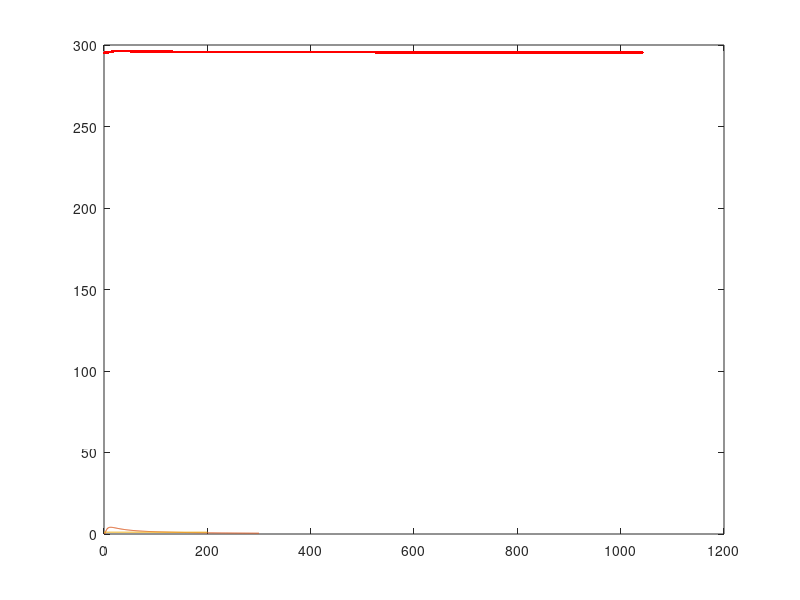

This figure's MATLAB source:
%% PID Control
%% Temperature check
% Import data
%path(path,'C:\Users\Federico\Documents\GitHub\ExpMethods\01_PID_Control');
load('tempcheck.mat');
% Plot
plot(tcheck.t,tcheck.T,'Linestyle','none','Marker','.',...
    'color','r');
% Calculate mean and std
Tm = mean(tcheck.T);
sigma_T = std(tcheck.T);
% Make a log
disp(sprintf('\n-------- TEMPERATURE CHECK --------'));
disp(sprintf('Average temperature: %d',Tm));
disp(sprintf('Temperature deviation: %d',sigma_T));
disp(sprintf('-----------------------------------\n'));

%% Step excitation
load('step.mat');
% Plot
plot(step.t,step.T,'Linestyle','none','Marker','.',...
    'color','r');
% Get H0 value
H0 = step.T(end-10) - step.T(1);
% Make a log
disp(sprintf('\n-------- STEP EXCITATION --------'));
disp(sprintf('H_0: %d',H0));
disp(sprintf('-----------------------------------\n'));

%% Pulse excitation
close all
load('pulse.mat');
% Plot
plot(pulse.t,pulse.T,'Linestyle','none','Marker','.',...
    'color','r');
% Find maximum r(t) is the function
temp = pulse.T;
rp = max(temp);
index = find(temp == rp);
tp = pulse.t(index);
rp = pulse.T(index) - min(pulse.T(index));

%% derivative expression rp = H(0) ((exp(eps/T) - 1)exp(-tp/T))
% i want to find the root of
myfun = @(x,eps, rp, tp, H_0) (rp - H_0 * (exp(eps/x) - 1) * exp(- tp/x));  % parameterized function
% parameter
eps = 20;
H_0 = 7.943083;
tp = pulse.t(index);
rp = pulse.T(index) - min(pulse.T);
fun = @(x) myfun(x,eps, rp, tp, H_0);    % function of x alone
T_1_2 = fzero(fun,2.943)
%% plot
x=0:1:300
hold on
plot(x,H_0 .* (exp(eps./x) - 1) .* exp(- tp./x));
plot([0 200],[rp rp])

